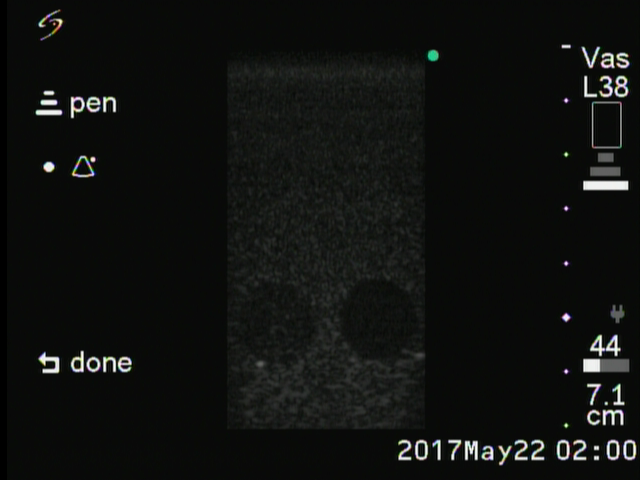
%> input picture -6-15_low_pen.bmp, 640 x 480 px
$ octave hw3_cnr.m   (GNU Octave 9; MATLAB toolbox functions it lacks are replaced by stand-ins)
%> lines starting %> are read from the running program, lines starting %| are printed output that depends on the picture
clear;
DR=60;
OriIm = imread('-6-15_low_pen.bmp');
%> OriIm is the input picture: size 480x640x3 uint8; mean R, G, B 16.3, 17.8, 16
GrayIm = rgb2gray(OriIm);
GrayIm = double(GrayIm);
%> GrayIm: size 480x640 double
figure;imagesc(GrayIm);colormap(gray)

% 將原始影像上，真正屬於仿體影像的部份取出，不同的影像取的區域不同，
% 請自己找出自己擷取影像真正屬於仿體影像的部份
GrayIm = GrayIm(45:430, 227:425); %-6-15
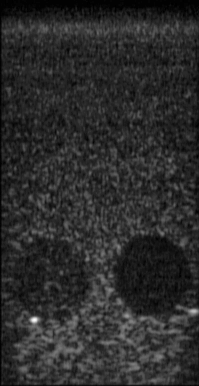
%> GrayIm: size 386x199 double; min 8, max 97, mean 23.4; drawn with min black and max white

% gray to dB 由0-255的灰階轉成 dB
dBIm = GrayIm - min(min(GrayIm));	% set min value to 0
dBIm = dBIm/max(max(dBIm));			% normalization, 0 - 1
dBIm = dBIm*DR;
figure
image(dBIm)
colormap(gray(DR))
rectangle('Position' , [45 260 25 50] , 'Edgecolor' , 'r')
rectangle('Position' , [100 140 15 50] , 'Edgecolor' , 'r')
axis image
colorbar
title('B-mode image')
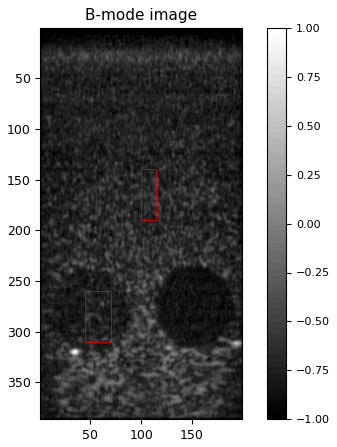
%> figure redrawn from the program's plot data

InIm = dBIm(260:310 , 45:70);
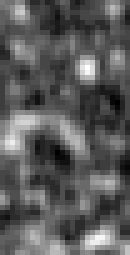
%> InIm: size 51x26 double (shown 5 times larger); min 2.7, max 22.25, mean 9.7; drawn with min black and max white
OutIm = dBIm(140:190 , 100:115);

InStd = std2(InIm);
%> InStd = 3.26
OutStd = std2(OutIm);
%> OutStd = 3.45
InMean = mean2(InIm);
%> InMean = 9.72
OutMean = mean2(OutIm);
%> OutMean = 11.25

CNR = abs((InMean - OutMean)/(InStd + OutStd));    % 請參考實驗簡介檔
%> CNR = 0.228

% % 分別選取6個圓內及圓外的一小塊區域計算其影像對比度
% %%%%%%%%%%%%%%%%%%%%%%%%%%%%%%%%%%%%%%%%%%%%%%%%%%%%%%%%%%%%%%%%%%%%%%%%%%%%%%%%%%%%%%%%%

$ run again, with 57-high-res.bmp copied over -6-15_low_pen.bmp
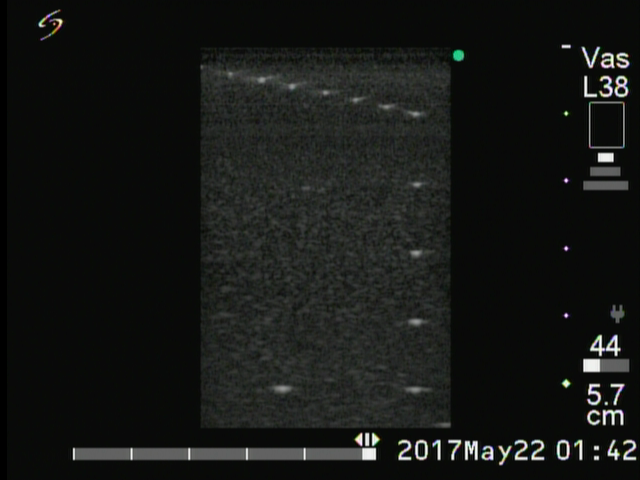
%> input picture 57-high-res.bmp, 640 x 480 px
%> OriIm is the input picture: size 480x640x3 uint8; mean R, G, B 21.8, 23.5, 21.4
%> `title('B-mode image')`:
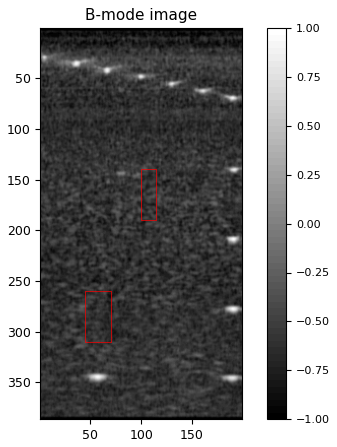
%> figure redrawn from the program's plot data
%> `InIm = dBIm(260:310 , 45:70);`:
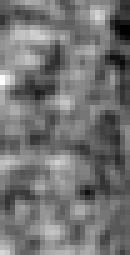
%> InIm: size 51x26 double (shown 5 times larger); min 4.65, max 22.82, mean 12.9; drawn with min black and max white
%> InStd = 2.61
%> OutStd = 3.11
%> InMean = 12.88
%> OutMean = 13.82
%> CNR = 0.166
